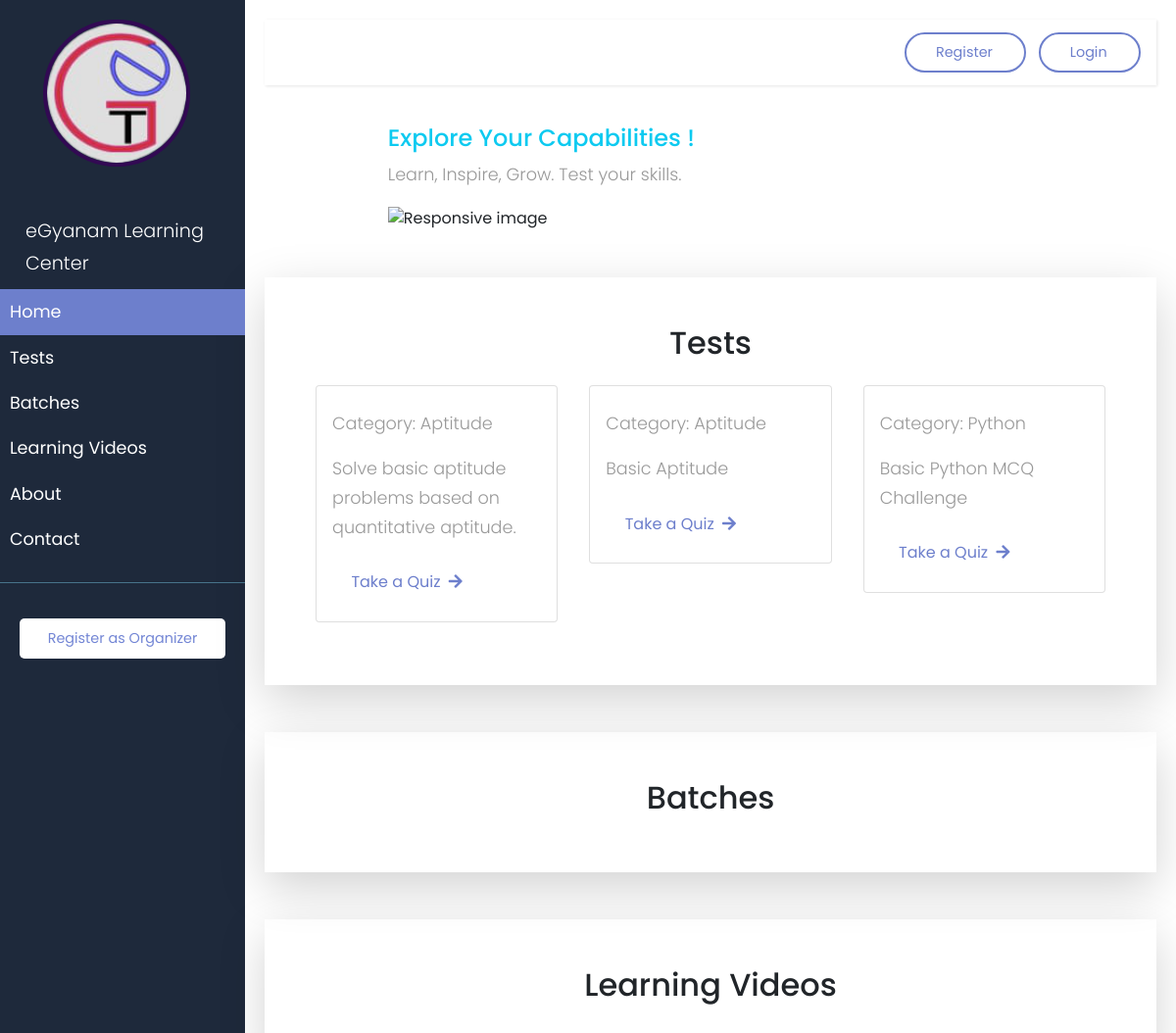
/, run on an earlier commit of the app's database.
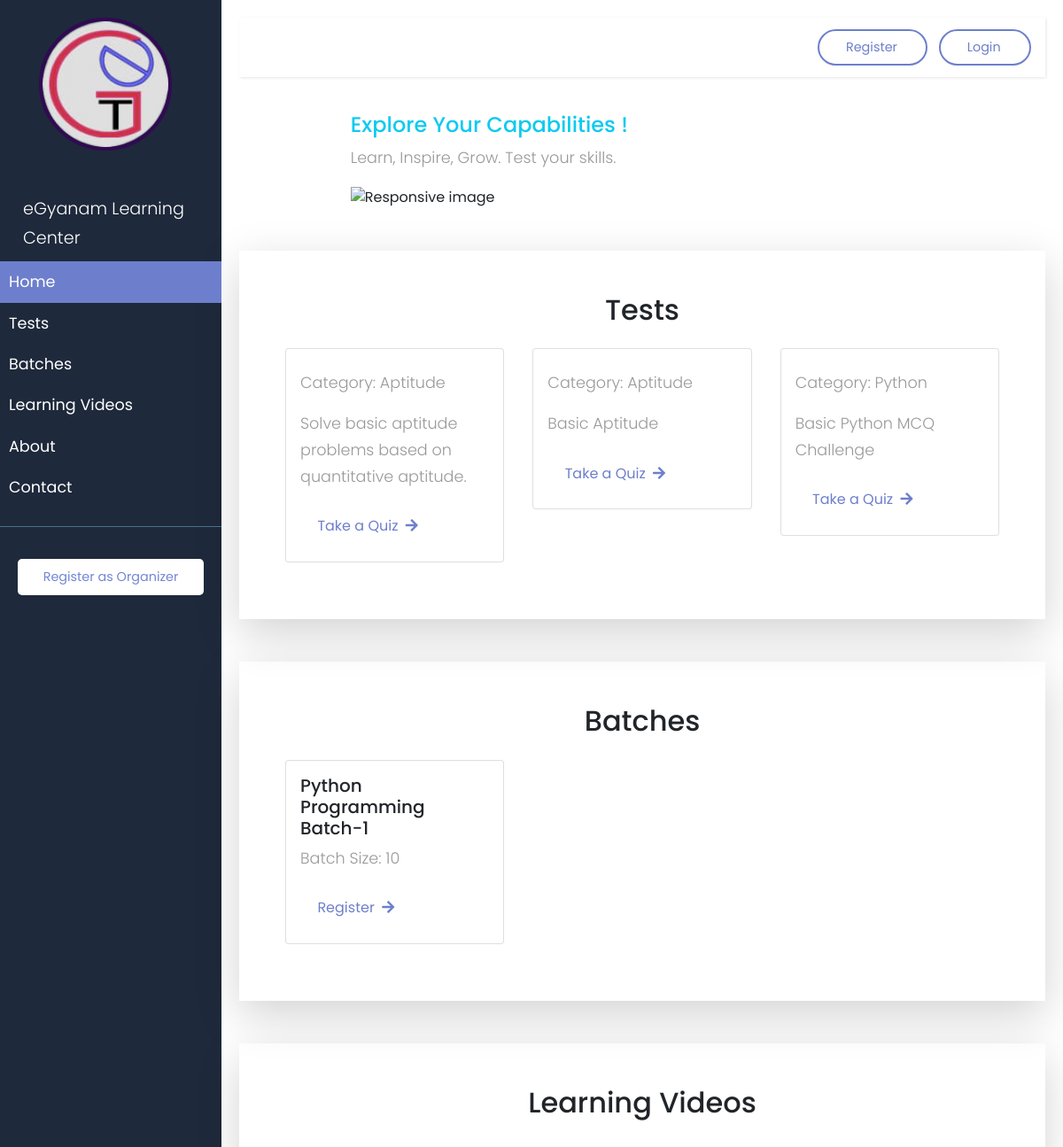
And on a later commit of the database.
### quizapp/models.py (models this page shows, shortened)
class Test(models.Model):
    external_id = models.UUIDField(default=uuid.uuid4, editable=False, unique=True)
    user = models.ForeignKey(User, on_delete=models.CASCADE)
    name = models.CharField(max_length=200)
    category = models.CharField(max_length=200)
    description = models.CharField(max_length=200)
    active = models.BooleanField(default=True)
    test_time = models.CharField(max_length=3, default=None)

### organizer_dashboard/models.py (models this page shows, shortened)
class Batch(models.Model):
    external_id = models.UUIDField(default=uuid.uuid4, editable=False, unique=True)
    organizer = models.ForeignKey(User, on_delete=models.CASCADE)
    name = models.CharField(max_length=200)
    size = models.CharField(max_length=3)

### quizapp/views.py (the view)
# urls.py: 2. Add a URL to urlpatterns:  path('', views.home, name='home')
def home(request):
    try:
        username = request.user
        user = User.objects.get(username=username)
        profile = Profile.objects.get(user=user)
    except:
        profile = None
    batches = Batch.objects.all()
    tests = Test.objects.all()
    videos = Video.objects.all()
    context = {'tests':tests, 'profile': profile, 'batches':batches, 'videos':videos}
    return render(request,'index.html', context)

### quizapp/templates/index.html (shortened to what this page needs)
{% load static %}
<!doctype html>
<html lang="en">
<head>
    <link rel="stylesheet" href="https://stackpath.bootstrapcdn.com/bootstrap/4.3.1/css/bootstrap.min.css"
>
</head>
<body>
    {% include 'main.html' %}
    {% include "quizapp/header.html" %}
    <div class="container w-75">
        <div class="content align-items-right">
            <h4 class="h4 text-info">Explore Your Capabilities !</h4>
            <p>Learn, Inspire,  Grow. Test your skills.</p>
            <div class="wrap">
                <img src="{% static 'images/homePage.png' %}" class="img-fluid" alt="Responsive image">
            </div>
        </div>
    </div>
    <div class="container border-rounded mt-5 p-5 shadow shadow-lg" id="tests">
        <center><h2>Tests</h2></center>
        <div class="row">
            {% for test in tests %}
            <div class="col-sm-4 p-3">
                <div class="card">
                    <div class="card-body">
                        <P>Category: {{test.category}}</P>
                        <p class="card-text">{{test.description}}</p>
                        <a href="{% url 'register' category=test.category %}" class="btn btn-style"
                        >Take a Quiz <i class="fas fa-arrow-right m-1"></i> </a>
                    </div>
                </div>
            </div>
            {% endfor %}
        </div>
    </div>
    <div class="container border-rounded mt-5 p-5 shadow shadow-lg" id="batches">
        <center><h2>Batches</h2></center>
        <div class="row">
            {% for batch in batches %}
            <div class="col-sm-4 p-3">
                <div class="card">
                    <div class="card-body">
                        <h5 class="card-title">{{batch.name}}</h5>
                        <p class="card-text">Batch Size: {{batch.size}}</p>
                        <a href="{% url 'register-batch' id=batch.external_id %}" class="btn btn-style"
                        >Register <i class="fas fa-arrow-right m-1"></i> </a>
                    </div>
                </div>
            </div>
            {% endfor %}
        </div>
    </div>
    <div class="container border-rounded mt-5 p-5 shadow shadow-lg" id="learning">
        <center><h2>Learning Videos</h2></center>
    </div>
</body>
</html>

What changed in the data, as far as the page shows it:
added Batch: name "Python Programming Batch-1", size "10"
